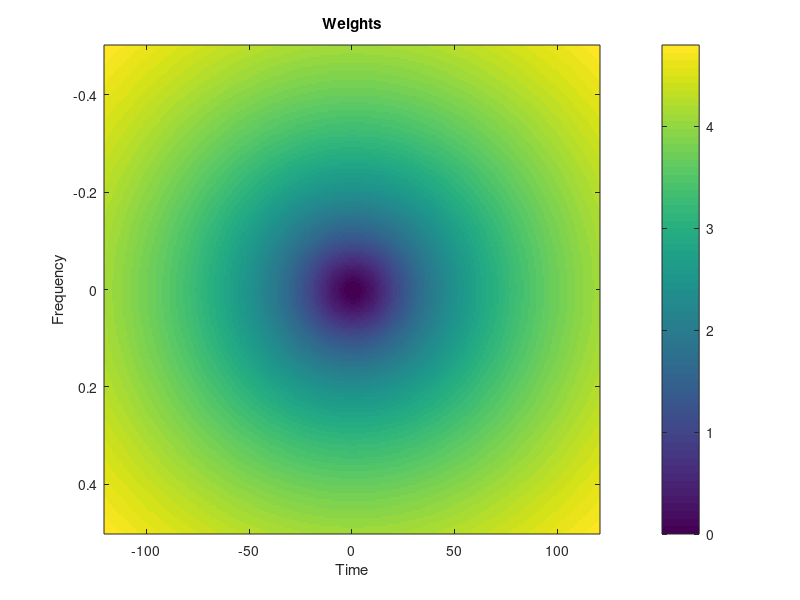

Reproduce this figure in MATLAB. (Note: this script raises an error after producing the figure.)
%PLOT_WEIGHT


%% initialization
%clear all;
close all;


global GLOBAL_save
global GLOBAL_baw
 

% plotting
dr=100;
if GLOBAL_baw
    paramplot.pathfigure = 'figures/'; 
else
    paramplot.pathfigure = 'figures_color/'; 
end
    
paramplot.position = [100 100 300 200];
paramplot.titleweight ='bold';
paramplot.save = GLOBAL_save; % save figures
paramplot.baw = GLOBAL_baw; % plot everything in black and white


%%
L = 240;


if mod(L,2)
    w=[0:1:(L-1)/2,(L-1)/2:-1:1]';
else         
    w=[0:1:L/2-1,L/2:-1:1]';
end
w=w/sqrt(L);
W = repmat(w,1,L).^2 + repmat(w',L,1).^2;   
W=log(1+W);

x=linspace(-L/2,L/2,L);
y=linspace(-1/2,1/2,L);


imagesc(x,y,fftshift(W))
colorbar
title('Weights')
xlabel('Time')
ylabel('Frequency')
plotfig('weights',paramplot)


